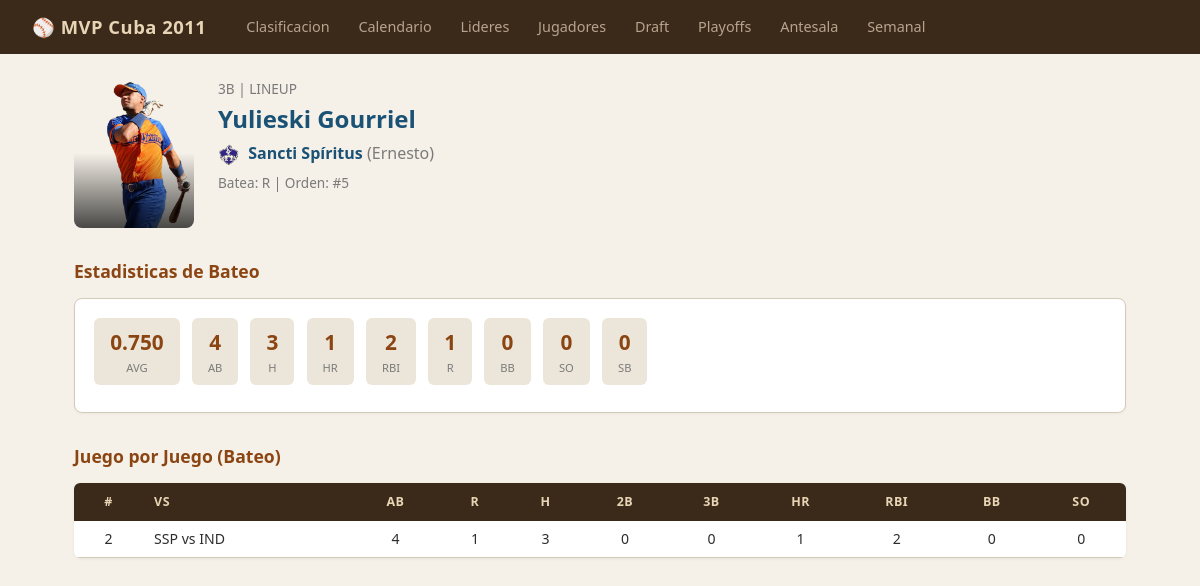
The page /player/5 on the database as committed earlier.
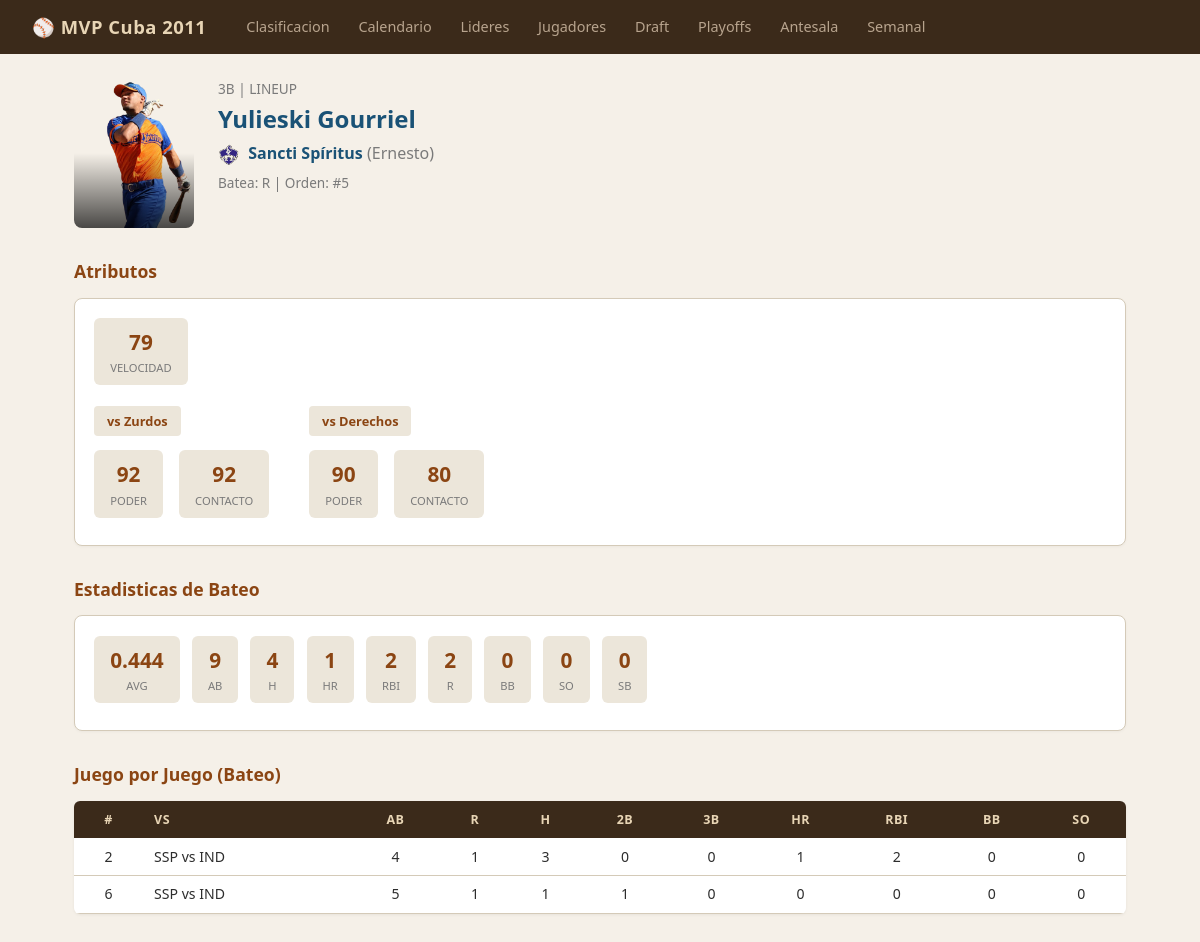
The same page on the database as committed later.
### tables this page shows
CREATE TABLE players (
            id INTEGER PRIMARY KEY,
            team_id INTEGER REFERENCES teams(id),
            name TEXT NOT NULL,
            full_name TEXT,
            position TEXT NOT NULL,
            bats_throws TEXT,
            role TEXT NOT NULL,
            lineup_order INTEGER,
            bullpen_role TEXT,
            is_drafted INTEGER DEFAULT 0,
            photo_file TEXT
        );

CREATE TABLE teams (
            id INTEGER PRIMARY KEY,
            name TEXT NOT NULL,
            short_name TEXT NOT NULL,
            full_name TEXT NOT NULL,
            owner TEXT NOT NULL,
            rank_overall INTEGER,
            rank_pitching INTEGER,
            rank_batting INTEGER,
            rank_fielding INTEGER,
            rank_speed INTEGER,
            rank_pre_draft INTEGER,
            rank_post_draft INTEGER,
            color_primary TEXT,
            color_secondary TEXT,
            logo_file TEXT,
            banner_file TEXT
        );

CREATE TABLE batting_stats (
            id INTEGER PRIMARY KEY,
            game_id INTEGER REFERENCES games(id) ON DELETE CASCADE,
            player_id INTEGER REFERENCES players(id),
            team_id INTEGER REFERENCES teams(id),
            AB INTEGER DEFAULT 0,
            R INTEGER DEFAULT 0,
            H INTEGER DEFAULT 0,
            doubles INTEGER DEFAULT 0,
            triples INTEGER DEFAULT 0,
            HR INTEGER DEFAULT 0,
            RBI INTEGER DEFAULT 0,
            BB INTEGER DEFAULT 0,
            SO INTEGER DEFAULT 0,
            SB INTEGER DEFAULT 0,
            UNIQUE(game_id, player_id)
        );

CREATE TABLE schedule (
            id INTEGER PRIMARY KEY,
            game_num INTEGER,
            week_num INTEGER,
            home_team_id INTEGER REFERENCES teams(id),
            away_team_id INTEGER REFERENCES teams(id),
            phase TEXT DEFAULT 'regular',
            series_game INTEGER
        );

### blueprints/players/routes.py (the view)
@players_bp.route('/player/<int:player_id>')
def player(player_id: int) -> str:
    p = get_player(player_id)
    if not p:
        abort(404)
    attrs = get_player_attrs(player_id)
    draft = get_player_draft(player_id)
    bat_games = get_batting_log(player_id)
    bat_totals = get_batting_totals(player_id)
    pitch_games = get_pitching_log(player_id)
    pitch_totals = get_pitching_totals(player_id)
    return render_template('player.html', player=p, draft=draft, attrs=attrs,
                           bat_games=bat_games, bat_totals=bat_totals,
                           pitch_games=pitch_games, pitch_totals=pitch_totals)

### blueprints/players/services.py (called while the page is built)
def get_player(player_id: int) -> sqlite3.Row | None:
    return get_db().execute("""
        SELECT p.*, t.name as team_name, t.short_name as team_short,
            t.color_primary, t.color_secondary, t.owner, t.logo_file
        FROM players p JOIN teams t ON p.team_id = t.id
        WHERE p.id = ?
    """, (player_id,)).fetchone()

def get_player_attrs(player_id: int) -> sqlite3.Row | None:
    return get_db().execute(
        "SELECT * FROM player_attributes WHERE player_id=?", (player_id,)
    ).fetchone()

def get_player_draft(player_id: int) -> sqlite3.Row | None:
    return get_db().execute("""
        SELECT dp.*, t.name as team_name, t.short_name
        FROM draft_picks dp JOIN teams t ON dp.team_id = t.id
        WHERE dp.player_id = ?
    """, (player_id,)).fetchone()

def get_batting_log(player_id: int) -> list[sqlite3.Row]:
    return get_db().execute("""
        SELECT bs.*, g.id as game_id, s.game_num, s.phase,
            ht.short_name as home_short, at.short_name as away_short,
            ht.name as home_name, at.name as away_name,
            g.home_runs, g.away_runs
        FROM batting_stats bs
        JOIN games g ON bs.game_id = g.id
        JOIN schedule s ON g.schedule_id = s.id
        JOIN teams ht ON s.home_team_id = ht.id
        JOIN teams at ON s.away_team_id = at.id
        WHERE bs.player_id = ?
        ORDER BY s.game_num
    """, (player_id,)).fetchall()

def get_batting_totals(player_id: int) -> sqlite3.Row | None:
    return get_db().execute("""
        SELECT SUM(AB) as AB, SUM(R) as R, SUM(H) as H, SUM(doubles) as doubles,
            SUM(triples) as triples, SUM(HR) as HR, SUM(RBI) as RBI,
            SUM(BB) as BB, SUM(SO) as SO, SUM(SB) as SB,
            CASE WHEN SUM(AB)>0 THEN ROUND(CAST(SUM(H) AS FLOAT)/SUM(AB), 3) ELSE 0 END as AVG
        FROM batting_stats WHERE player_id = ?
    """, (player_id,)).fetchone()

def get_pitching_log(player_id: int) -> list[sqlite3.Row]:
    return get_db().execute("""
        SELECT ps.*, g.id as game_id, s.game_num, s.phase,
            ht.short_name as home_short, at.short_name as away_short,
            g.home_runs, g.away_runs
        FROM pitching_stats ps
        JOIN games g ON ps.game_id = g.id
        JOIN schedule s ON g.schedule_id = s.id
        JOIN teams ht ON s.home_team_id = ht.id
        JOIN teams at ON s.away_team_id = at.id
        WHERE ps.player_id = ?
        ORDER BY s.game_num
    """, (player_id,)).fetchall()

### templates/player.html (shortened to what this page needs)
{% extends "base.html" %}
{% from 'components/stat_box.html' import stat_box %}
{% from 'components/section_label.html' import section_label %}
{% from 'components/logo_img.html' import logo_img %}
{% from 'components/empty_state.html' import empty_state %}
{% block content %}
<div class="player-header">
    {% if player.photo_file %}
    <div class="player-photo-wrapper">
        <img src="{{ url_for('static', filename='graphics/' + player.photo_file) }}" alt="{{ player.name }}">
        <div class="overlay"></div>
    </div>
    {% endif %}
    <div>
        <div style="color: var(--muted); font-size: 0.85rem;">
            {{ player.position }} | {{ player.role|upper }}
        </div>
        <h1 style="margin-bottom: 0.2rem; color: {{ player.color_primary }}">
            {{ player.full_name or player.name }}
        </h1>
        <div>
            {{ logo_img(player.logo_file, css_class='inline-logo', alt=player.team_name) }}
            <a href="{{ url_for('teams.team', short=player.team_short) }}" style="color: {{ player.color_primary }}; font-weight: 600;">
                {{ player.team_name }}
            </a>
            <span style="color: var(--muted);">
                ({{ player.owner }})
            </span>
        </div>
        {% if player.role in ('lineup', 'bench') %}
        <div style="margin-top: 0.3rem; color: var(--muted); font-size: 0.85rem;">
            Batea: {{ player.bats_throws }}
            {% if player.lineup_order %} | Orden: #{{ player.lineup_order }}{% endif %}
        </div>
        {% else %}
        <div style="margin-top: 0.3rem; color: var(--muted); font-size: 0.85rem;">
            Tira: {{ player.bats_throws }}
            {% if player.bullpen_role %} | Rol: {{ player.bullpen_role }}{% endif %}
        </div>
        {% endif %}
    </div>
</div>
{% if attrs %}
<h2>Atributos</h2>
<div class="card">
    {% if attrs.power_vs_l is not none %}
    <div style="margin-bottom: 0.8rem;">
        {{ stat_box(attrs.speed, 'Velocidad') }}
    </div>
    <div style="display: flex; gap: 2rem;">
        <div>
            {{ section_label('vs Zurdos') }}
            <div style="display: flex; gap: 0.5rem; margin-top: 0.4rem;">
                {{ stat_box(attrs.power_vs_l, 'Poder') }}
                {{ stat_box(attrs.contact_vs_l, 'Contacto') }}
            </div>
        </div>
        <div>
            {{ section_label('vs Derechos') }}
            <div style="display: flex; gap: 0.5rem; margin-top: 0.4rem;">
                {{ stat_box(attrs.power_vs_r, 'Poder') }}
                {{ stat_box(attrs.contact_vs_r, 'Contacto') }}
            </div>
        </div>
    </div>
    {% endif %}
</div>
{% endif %}
{% if bat_totals and bat_totals.AB and bat_totals.AB > 0 %}
<h2>Estadisticas de Bateo</h2>
<div class="card">
    {{ stat_box("%.3f"|format(bat_totals.AVG), 'AVG') }}
    {{ stat_box(bat_totals.AB, 'AB') }}
    {{ stat_box(bat_totals.H, 'H') }}
    {{ stat_box(bat_totals.HR, 'HR') }}
    {{ stat_box(bat_totals.RBI, 'RBI') }}
    {{ stat_box(bat_totals.R, 'R') }}
    {{ stat_box(bat_totals.BB, 'BB') }}
    {{ stat_box(bat_totals.SO, 'SO') }}
    {{ stat_box(bat_totals.SB, 'SB') }}
</div>
<h2>Juego por Juego (Bateo)</h2>
<table>
    <thead>
        <tr><th class="num">#</th><th>vs</th><th class="num">AB</th><th class="num">R</th><th class="num">H</th>
        <th class="num">2B</th><th class="num">3B</th><th class="num">HR</th><th class="num">RBI</th>
        <th class="num">BB</th><th class="num">SO</th></tr>
    </thead>
    <tbody>
    {% for bg in bat_games %}
    <tr>
        <td class="num">{{ bg.game_num }}</td>
        <td>{{ bg.home_short }} vs {{ bg.away_short }}</td>
        <td class="num">{{ bg.AB }}</td>
        <td class="num">{{ bg.R }}</td>
        <td class="num">{{ bg.H }}</td>
        <td class="num">{{ bg.doubles }}</td>
        <td class="num">{{ bg.triples }}</td>
        <td class="num">{{ bg.HR }}</td>
        <td class="num">{{ bg.RBI }}</td>
        <td class="num">{{ bg.BB }}</td>
        <td class="num">{{ bg.SO }}</td>
    </tr>
    {% endfor %}
    </tbody>
</table>
{% endif %}
{% endblock %}

### templates/base.html (shortened to what this page needs)
<!DOCTYPE html>
<html lang="es">
<head>
    <link rel="stylesheet" href="{{ url_for('static', filename='style.css') }}">
</head>
<body>
    <nav>
        <div class="logo">&#9918; MVP Cuba 2011</div>
        <div class="links">
            <a href="{{ url_for('main.index') }}" {% if request.endpoint == 'main.index' %}class="active"{% endif %}>Clasificacion</a>
            <a href="{{ url_for('schedule.schedule') }}" {% if request.endpoint == 'schedule.schedule' %}class="active"{% endif %}>Calendario</a>
            <a href="{{ url_for('leaders.leaders') }}" {% if request.endpoint == 'leaders.leaders' %}class="active"{% endif %}>Lideres</a>
            <a href="{{ url_for('players.all_players') }}" {% if request.endpoint == 'players.all_players' %}class="active"{% endif %}>Jugadores</a>
            <a href="{{ url_for('draft.draft') }}" {% if request.endpoint == 'draft.draft' %}class="active"{% endif %}>Draft</a>
            <a href="{{ url_for('playoffs.playoffs') }}" {% if request.endpoint == 'playoffs.playoffs' %}class="active"{% endif %}>Playoffs</a>
            <a href="{{ url_for('antesala.antesala') }}" {% if request.endpoint == 'antesala.antesala' %}class="active"{% endif %}>Antesala</a>
            <a href="{{ url_for('weekly.weekly') }}" {% if request.endpoint == 'weekly.weekly' %}class="active"{% endif %}>Semanal</a>
        </div>
    </nav>
    <div class="container">
        {% block content %}{% endblock %}
    </div>
</body>
</html>

### templates/components/stat_box.html
{% macro stat_box(value, label) %}
<div class="stat-box"><span class="val">{{ value }}</span><span class="label">{{ label }}</span></div>
{% endmacro %}

### templates/components/section_label.html
{% macro section_label(text) %}
<span class="section-label">{{ text }}</span>
{% endmacro %}

### templates/components/logo_img.html
{% macro logo_img(logo_file, css_class='inline-logo', alt='') %}
{% if logo_file %}
<img src="{{ url_for('static', filename='graphics/' + logo_file) }}" class="{{ css_class }}" alt="{{ alt }}">
{% endif %}
{% endmacro %}

### static/style.css (style rules this page uses)
:root { --bg: #f5f0e8; --bg-alt: #ece6da; --card: #ffffff; --text: #2d2d2d; --muted: #7a7a7a; --accent: #8b4513; --link: #5a3510; --green: #2d7a3a; --red: #a63d2f; --gold: #8b6914; --border: #d4cab8; --ernesto: #2b6cb0; --junior: #c05621; }
* { margin: 0; padding: 0; box-sizing: border-box; }
body { font-family: 'Segoe UI', system-ui, -apple-system, sans-serif; background: var(--bg); color: var(--text); line-height: 1.6; }
a { color: var(--link); text-decoration: none; }
nav { background: #3b2a1a; padding: 0 2rem; display: flex; align-items: center; height: 54px; gap: 2.5rem; }
nav .logo { font-size: 1.15rem; font-weight: 700; color: #e8d5b5; letter-spacing: 0.5px; }
nav .links { display: flex; gap: 1.8rem; }
nav .links a { color: #b8a48e; font-weight: 500; font-size: 0.9rem; transition: color 0.2s; }
.container { max-width: 1100px; margin: 0 auto; padding: 1.5rem; }
h1 { color: #3b2a1a; margin-bottom: 1rem; font-size: 1.5rem; font-weight: 700; }
h2 { color: var(--accent); margin: 1.8rem 0 0.8rem; font-size: 1.1rem; font-weight: 600; }
table { width: 100%; border-collapse: collapse; margin-bottom: 1.5rem; background: var(--card); border-radius: 6px; overflow: hidden; box-shadow: 0 1px 3px rgba(0,0,0,0.06); }
th { background: #3b2a1a; color: #e8d5b5; padding: 0.55rem 0.7rem; text-align: left; font-size: 0.78rem; text-transform: uppercase; letter-spacing: 0.5px; font-weight: 600; }
td { padding: 0.45rem 0.7rem; border-bottom: 1px solid var(--border); font-size: 0.88rem; }
.num { text-align: center; }
.card { background: var(--card); border: 1px solid var(--border); border-radius: 8px; padding: 1.2rem; margin-bottom: 1rem; box-shadow: 0 1px 3px rgba(0,0,0,0.04); }
.player-header { display: flex; gap: 1.5rem; margin-bottom: 1.5rem; align-items: flex-start; }
.player-photo-wrapper { position: relative; width: 120px; height: 150px; border-radius: 8px; overflow: hidden; flex-shrink: 0; }
.player-photo-wrapper img { width: 100%; height: 100%; object-fit: cover; }
.player-photo-wrapper .overlay { position: absolute; bottom: 0; left: 0; right: 0; height: 50%; background: linear-gradient(transparent, rgba(0,0,0,0.7)); }
.inline-logo { height: 22px; width: 22px; object-fit: contain; vertical-align: middle; margin-right: 4px; }
.section-label { display: inline-block; background: var(--bg-alt); padding: 0.3rem 0.8rem; border-radius: 4px; font-size: 0.8rem; font-weight: 600; color: var(--accent); margin-bottom: 0.5rem; }
.stat-box { display: inline-flex; flex-direction: column; align-items: center; padding: 0.5rem 1rem; background: var(--bg-alt); border-radius: 6px; margin-right: 0.5rem; margin-bottom: 0.5rem; }
.stat-box .val { font-size: 1.3rem; font-weight: 700; color: var(--accent); }
.stat-box .label { font-size: 0.7rem; color: var(--muted); text-transform: uppercase; }

Rows that differ between the two databases and show on the page:
added batting_stats: game_num "6", home_short "SSP", away_short "IND", AB "5", R "1", H "1", doubles "1", triples "0", HR "0", RBI "0", BB "0", SO "0"
Other text that changed with them:
{{ value }}: "0.750 4 3 1 2 1 0 0 0" → "79 92 92 90 80 0.444 9 4 1 2 2 0 0 0"
{{ label }}: "AVG AB H HR RBI R BB SO SB" → "VELOCIDAD PODER CONTACTO PODER CONTACTO AVG AB H HR RBI R BB SO SB"
{{ text }}: (not shown) → "vs Zurdos vs Derechos"
text now shown: "Atributos"
